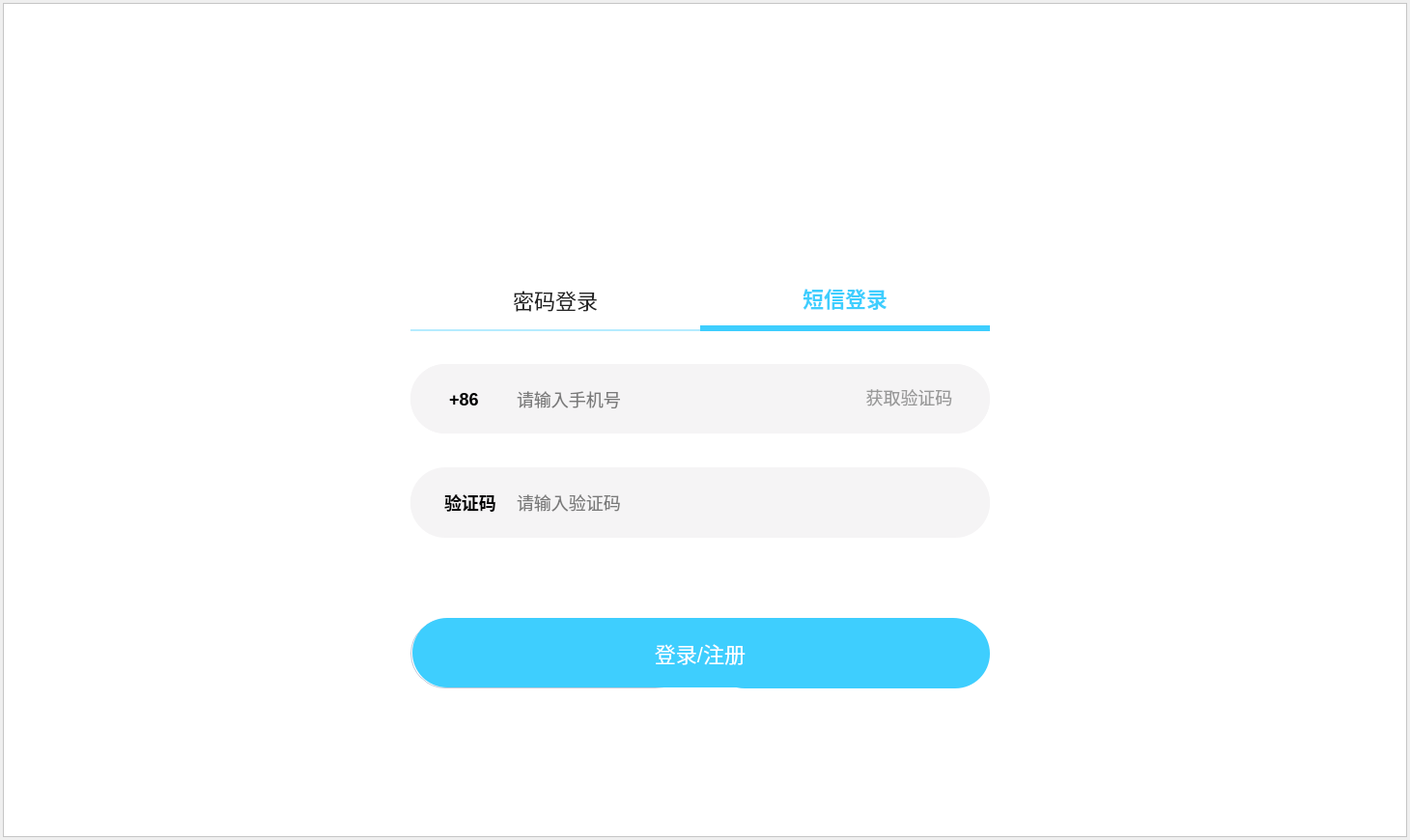
<?xml version="1.0" encoding="UTF-8"?>
<ui version="4.0">
 <class>Login</class>
 <widget class="QWidget" name="Login">
  <property name="geometry">
   <rect>
    <x>0</x>
    <y>0</y>
    <width>1460</width>
    <height>870</height>
   </rect>
  </property>
  <property name="windowTitle">
   <string>Form</string>
  </property>
  <layout class="QVBoxLayout" name="verticalLayout">
   <property name="spacing">
    <number>0</number>
   </property>
   <property name="leftMargin">
    <number>3</number>
   </property>
   <property name="topMargin">
    <number>3</number>
   </property>
   <property name="rightMargin">
    <number>3</number>
   </property>
   <property name="bottomMargin">
    <number>3</number>
   </property>
   <item>
    <widget class="QFrame" name="loginBg">
     <property name="styleSheet">
      <string notr="true">#loginBg{ background-color : #FFFFFF; }</string>
     </property>
     <property name="frameShape">
      <enum>QFrame::Shape::StyledPanel</enum>
     </property>
     <property name="frameShadow">
      <enum>QFrame::Shadow::Raised</enum>
     </property>
     <layout class="QVBoxLayout" name="verticalLayout_2">
      <property name="spacing">
       <number>0</number>
      </property>
      <property name="leftMargin">
       <number>0</number>
      </property>
      <property name="topMargin">
       <number>0</number>
      </property>
      <property name="rightMargin">
       <number>0</number>
      </property>
      <property name="bottomMargin">
       <number>0</number>
      </property>
      <item>
       <widget class="QWidget" name="head" native="true">
        <property name="minimumSize">
         <size>
          <width>0</width>
          <height>68</height>
         </size>
        </property>
        <property name="maximumSize">
         <size>
          <width>16777215</width>
          <height>68</height>
         </size>
        </property>
        <property name="styleSheet">
         <string notr="true">QPushButton{ border : none; }</string>
        </property>
        <layout class="QHBoxLayout" name="horizontalLayout">
         <property name="spacing">
          <number>36</number>
         </property>
         <property name="leftMargin">
          <number>0</number>
         </property>
         <property name="topMargin">
          <number>0</number>
         </property>
         <property name="rightMargin">
          <number>36</number>
         </property>
         <property name="bottomMargin">
          <number>0</number>
         </property>
         <item>
          <spacer name="horizontalSpacer">
           <property name="orientation">
            <enum>Qt::Orientation::Horizontal</enum>
           </property>
           <property name="sizeHint" stdset="0">
            <size>
             <width>1301</width>
             <height>20</height>
            </size>
           </property>
          </spacer>
         </item>
         <item>
          <widget class="QPushButton" name="min">
           <property name="minimumSize">
            <size>
             <width>20</width>
             <height>20</height>
            </size>
           </property>
           <property name="maximumSize">
            <size>
             <width>20</width>
             <height>20</height>
            </size>
           </property>
           <property name="styleSheet">
            <string notr="true">#min{border-image:url(:/images/login/suoxiao.png); }</string>
           </property>
           <property name="text">
            <string/>
           </property>
          </widget>
         </item>
         <item>
          <widget class="QPushButton" name="quit">
           <property name="minimumSize">
            <size>
             <width>20</width>
             <height>20</height>
            </size>
           </property>
           <property name="maximumSize">
            <size>
             <width>20</width>
             <height>20</height>
            </size>
           </property>
           <property name="styleSheet">
            <string notr="true">#quit{border-image:url(:/images/login/quxiao.png); }</string>
           </property>
           <property name="text">
            <string/>
           </property>
          </widget>
         </item>
        </layout>
       </widget>
      </item>
      <item>
       <widget class="QWidget" name="body" native="true">
        <layout class="QHBoxLayout" name="horizontalLayout_2">
         <property name="spacing">
          <number>0</number>
         </property>
         <property name="leftMargin">
          <number>421</number>
         </property>
         <property name="topMargin">
          <number>0</number>
         </property>
         <property name="rightMargin">
          <number>421</number>
         </property>
         <property name="bottomMargin">
          <number>0</number>
         </property>
         <item>
          <widget class="QWidget" name="content" native="true">
           <property name="styleSheet">
            <string notr="true">*{ font-family : 微软雅⿊; font-size : 22px; }</string>
           </property>
           <widget class="QLabel" name="logLabel">
            <property name="geometry">
             <rect>
              <x>160</x>
              <y>60</y>
              <width>280</width>
              <height>78</height>
             </rect>
            </property>
            <property name="styleSheet">
             <string notr="true">#logLabel{ border-image:url(:/images/login/biteshipin.png); }</string>
            </property>
            <property name="text">
             <string/>
            </property>
           </widget>
           <widget class="QPushButton" name="passwordBtn">
            <property name="geometry">
             <rect>
              <x>0</x>
              <y>208</y>
              <width>300</width>
              <height>63</height>
             </rect>
            </property>
            <property name="styleSheet">
             <string notr="true">#passwordBtn{ font-size : 22px; color : #222222; border : none; border-bottom: 2px solid #B5ECFF;; }</string>
            </property>
            <property name="text">
             <string>密码登录</string>
            </property>
           </widget>
           <widget class="QPushButton" name="messageBtn">
            <property name="geometry">
             <rect>
              <x>300</x>
              <y>208</y>
              <width>300</width>
              <height>63</height>
             </rect>
            </property>
            <property name="styleSheet">
             <string notr="true">#messageBtn{ font-size : 22px; color : #3ECEFE; font-weight:bold; border : none; border-bottom : 6px solid #3ECEFE; }</string>
            </property>
            <property name="text">
             <string>短信登录</string>
            </property>
           </widget>
           <widget class="QWidget" name="passwordWidget" native="true">
            <property name="geometry">
             <rect>
              <x>0</x>
              <y>270</y>
              <width>600</width>
              <height>374</height>
             </rect>
            </property>
            <property name="styleSheet">
             <string notr="true">QLabel{ font-size : 18px; font-weight : bold; }

QFrame{ background: #F5F4F5; border-radius: 36px; }

QLineEdit{ font-size : 18px; border : none; background-color : #F5F4F5; }</string>
            </property>
            <widget class="QFrame" name="accountBox">
             <property name="geometry">
              <rect>
               <x>0</x>
               <y>35</y>
               <width>600</width>
               <height>72</height>
              </rect>
             </property>
             <property name="frameShape">
              <enum>QFrame::Shape::StyledPanel</enum>
             </property>
             <property name="frameShadow">
              <enum>QFrame::Shadow::Raised</enum>
             </property>
             <widget class="QLabel" name="accountLabel">
              <property name="geometry">
               <rect>
                <x>40</x>
                <y>24</y>
                <width>36</width>
                <height>24</height>
               </rect>
              </property>
              <property name="text">
               <string>账号</string>
              </property>
             </widget>
             <widget class="QLineEdit" name="accountNum">
              <property name="geometry">
               <rect>
                <x>124</x>
                <y>20</y>
                <width>400</width>
                <height>25</height>
               </rect>
              </property>
              <property name="placeholderText">
               <string>请输⼊⼿机号</string>
              </property>
             </widget>
            </widget>
            <widget class="QFrame" name="passwordBox">
             <property name="geometry">
              <rect>
               <x>0</x>
               <y>143</y>
               <width>600</width>
               <height>72</height>
              </rect>
             </property>
             <property name="frameShape">
              <enum>QFrame::Shape::StyledPanel</enum>
             </property>
             <property name="frameShadow">
              <enum>QFrame::Shadow::Raised</enum>
             </property>
             <widget class="QLabel" name="passwordLabel">
              <property name="geometry">
               <rect>
                <x>40</x>
                <y>24</y>
                <width>36</width>
                <height>24</height>
               </rect>
              </property>
              <property name="text">
               <string>密码</string>
              </property>
             </widget>
             <widget class="QLineEdit" name="passwordNum">
              <property name="geometry">
               <rect>
                <x>124</x>
                <y>20</y>
                <width>400</width>
                <height>25</height>
               </rect>
              </property>
              <property name="placeholderText">
               <string>请输⼊密码</string>
              </property>
             </widget>
            </widget>
            <widget class="QPushButton" name="registerNow">
             <property name="geometry">
              <rect>
               <x>0</x>
               <y>299</y>
               <width>290</width>
               <height>72</height>
              </rect>
             </property>
             <property name="styleSheet">
              <string notr="true">#registerNow{ color : #222222; border-radius: 36px; border: 1px solid #C2C9D9; }</string>
             </property>
             <property name="text">
              <string>⽴即注册</string>
             </property>
            </widget>
            <widget class="QPushButton" name="loginNow">
             <property name="geometry">
              <rect>
               <x>310</x>
               <y>299</y>
               <width>290</width>
               <height>72</height>
              </rect>
             </property>
             <property name="styleSheet">
              <string notr="true">#loginNow{ color : #FFFFFF; background-color : #3ECEFE; border-radius : 36px; }</string>
             </property>
             <property name="text">
              <string>登录</string>
             </property>
            </widget>
           </widget>
           <widget class="QWidget" name="messageWidget" native="true">
            <property name="geometry">
             <rect>
              <x>0</x>
              <y>270</y>
              <width>600</width>
              <height>374</height>
             </rect>
            </property>
            <property name="styleSheet">
             <string notr="true">QFrame{ font-size : 18px; background: #F5F4F5; border-radius: 36px; }

QLineEdit{ border : none; font-size : 18px; background-color: #F5F4F5; }

QLabel{ font-weight : bold; }</string>
            </property>
            <widget class="QFrame" name="phoneFrame">
             <property name="geometry">
              <rect>
               <x>0</x>
               <y>35</y>
               <width>600</width>
               <height>72</height>
              </rect>
             </property>
             <property name="frameShape">
              <enum>QFrame::Shape::StyledPanel</enum>
             </property>
             <property name="frameShadow">
              <enum>QFrame::Shadow::Raised</enum>
             </property>
             <widget class="QLabel" name="phoneLabel">
              <property name="geometry">
               <rect>
                <x>40</x>
                <y>24</y>
                <width>40</width>
                <height>24</height>
               </rect>
              </property>
              <property name="text">
               <string>+86</string>
              </property>
             </widget>
             <widget class="QLineEdit" name="phoneNum">
              <property name="geometry">
               <rect>
                <x>108</x>
                <y>24</y>
                <width>350</width>
                <height>24</height>
               </rect>
              </property>
              <property name="placeholderText">
               <string>请输⼊⼿机号</string>
              </property>
             </widget>
             <widget class="QPushButton" name="authcodeBtn">
              <property name="geometry">
               <rect>
                <x>470</x>
                <y>20</y>
                <width>93</width>
                <height>28</height>
               </rect>
              </property>
              <property name="styleSheet">
               <string notr="true">#authcodeBtn{ color : #999999; font-size:18px; border:none; }</string>
              </property>
              <property name="text">
               <string>获取验证码</string>
              </property>
             </widget>
            </widget>
            <widget class="QFrame" name="authcodeFrame">
             <property name="geometry">
              <rect>
               <x>0</x>
               <y>142</y>
               <width>600</width>
               <height>72</height>
              </rect>
             </property>
             <property name="frameShape">
              <enum>QFrame::Shape::StyledPanel</enum>
             </property>
             <property name="frameShadow">
              <enum>QFrame::Shadow::Raised</enum>
             </property>
             <widget class="QLabel" name="authcodeLabel">
              <property name="geometry">
               <rect>
                <x>35</x>
                <y>24</y>
                <width>59</width>
                <height>24</height>
               </rect>
              </property>
              <property name="text">
               <string>验证码</string>
              </property>
             </widget>
             <widget class="QLineEdit" name="authcode">
              <property name="geometry">
               <rect>
                <x>108</x>
                <y>24</y>
                <width>350</width>
                <height>24</height>
               </rect>
              </property>
              <property name="styleSheet">
               <string notr="true"/>
              </property>
              <property name="placeholderText">
               <string>请输⼊验证码</string>
              </property>
             </widget>
            </widget>
            <widget class="QPushButton" name="loginOrRegister">
             <property name="geometry">
              <rect>
               <x>2</x>
               <y>298</y>
               <width>596</width>
               <height>72</height>
              </rect>
             </property>
             <property name="styleSheet">
              <string notr="true">#loginOrRegister{ font-size : 22px; color : #FFFFFF; background: #3ECEFE; border-radius: 36px; }</string>
             </property>
             <property name="text">
              <string>登录/注册</string>
             </property>
            </widget>
           </widget>
          </widget>
         </item>
        </layout>
       </widget>
      </item>
     </layout>
    </widget>
   </item>
  </layout>
 </widget>
 <resources/>
 <connections/>
</ui>
